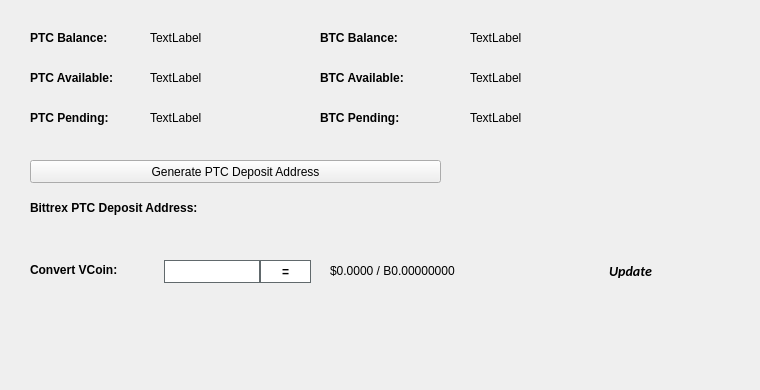
   <widget class="QWidget" name="BalanceTab">
    <attribute name="title">
     <string>Balance</string>
    </attribute>
    <widget class="QLabel" name="BitcoinBalanceLabel">
     <property name="geometry">
      <rect>
       <x>470</x>
       <y>30</y>
       <width>150</width>
       <height>16</height>
      </rect>
     </property>
     <property name="text">
      <string>TextLabel</string>
     </property>
    </widget>
    <widget class="QLabel" name="PTCBalanceLabel">
     <property name="geometry">
      <rect>
       <x>150</x>
       <y>30</y>
       <width>150</width>
       <height>16</height>
      </rect>
     </property>
     <property name="text">
      <string>TextLabel</string>
     </property>
    </widget>
    <widget class="QLabel" name="label_11">
     <property name="geometry">
      <rect>
       <x>30</x>
       <y>30</y>
       <width>101</width>
       <height>16</height>
      </rect>
     </property>
     <property name="font">
      <font>
       <weight>75</weight>
       <bold>true</bold>
      </font>
     </property>
     <property name="text">
      <string>PTC Balance:</string>
     </property>
    </widget>
    <widget class="QLabel" name="label_12">
     <property name="geometry">
      <rect>
       <x>320</x>
       <y>30</y>
       <width>101</width>
       <height>16</height>
      </rect>
     </property>
     <property name="font">
      <font>
       <weight>75</weight>
       <bold>true</bold>
      </font>
     </property>
     <property name="text">
      <string>BTC Balance:</string>
     </property>
    </widget>
    <widget class="QLabel" name="PTCAvailableLabel_2">
     <property name="geometry">
      <rect>
       <x>150</x>
       <y>70</y>
       <width>150</width>
       <height>16</height>
      </rect>
     </property>
     <property name="text">
      <string>TextLabel</string>
     </property>
    </widget>
    <widget class="QLabel" name="label_13">
     <property name="geometry">
      <rect>
       <x>30</x>
       <y>70</y>
       <width>111</width>
       <height>16</height>
      </rect>
     </property>
     <property name="font">
      <font>
       <weight>75</weight>
       <bold>true</bold>
      </font>
     </property>
     <property name="text">
      <string>PTC Available:</string>
     </property>
    </widget>
    <widget class="QLabel" name="label_14">
     <property name="geometry">
      <rect>
       <x>30</x>
       <y>110</y>
       <width>101</width>
       <height>16</height>
      </rect>
     </property>
     <property name="font">
      <font>
       <weight>75</weight>
       <bold>true</bold>
      </font>
     </property>
     <property name="text">
      <string>PTC Pending:</string>
     </property>
    </widget>
    <widget class="QLabel" name="PTCPendingLabel">
     <property name="geometry">
      <rect>
       <x>150</x>
       <y>110</y>
       <width>150</width>
       <height>16</height>
      </rect>
     </property>
     <property name="text">
      <string>TextLabel</string>
     </property>
    </widget>
    <widget class="QLabel" name="label_15">
     <property name="geometry">
      <rect>
       <x>320</x>
       <y>70</y>
       <width>111</width>
       <height>16</height>
      </rect>
     </property>
     <property name="font">
      <font>
       <weight>75</weight>
       <bold>true</bold>
      </font>
     </property>
     <property name="text">
      <string>BTC Available:</string>
     </property>
    </widget>
    <widget class="QLabel" name="BitcoinAvailableLabel">
     <property name="geometry">
      <rect>
       <x>470</x>
       <y>70</y>
       <width>150</width>
       <height>16</height>
      </rect>
     </property>
     <property name="text">
      <string>TextLabel</string>
     </property>
    </widget>
    <widget class="QLabel" name="label_31">
     <property name="geometry">
      <rect>
       <x>320</x>
       <y>110</y>
       <width>111</width>
       <height>16</height>
      </rect>
     </property>
     <property name="font">
      <font>
       <weight>75</weight>
       <bold>true</bold>
      </font>
     </property>
     <property name="text">
      <string>BTC Pending:</string>
     </property>
    </widget>
    <widget class="QLabel" name="BitcoinPendingLabel">
     <property name="geometry">
      <rect>
       <x>470</x>
       <y>110</y>
       <width>150</width>
       <height>16</height>
      </rect>
     </property>
     <property name="text">
      <string>TextLabel</string>
     </property>
    </widget>
    <widget class="QLabel" name="label_33">
     <property name="geometry">
      <rect>
       <x>30</x>
       <y>200</y>
       <width>221</width>
       <height>16</height>
      </rect>
     </property>
     <property name="font">
      <font>
       <weight>75</weight>
       <bold>true</bold>
      </font>
     </property>
     <property name="text">
      <string>Bittrex PTC Deposit Address:</string>
     </property>
    </widget>
    <widget class="QPushButton" name="GenDepositBTN">
     <property name="geometry">
      <rect>
       <x>30</x>
       <y>160</y>
       <width>411</width>
       <height>23</height>
      </rect>
     </property>
     <property name="text">
      <string>Generate PTC Deposit Address</string>
     </property>
     <property name="icon">
      <iconset resource="../purpleturtle.qrc">
       <normaloff>:/icons/bitcoin</normaloff>:/icons/bitcoin</iconset>
     </property>
    </widget>
    <widget class="QLabel" name="DepositAddressLabel">
     <property name="geometry">
      <rect>
       <x>200</x>
       <y>200</y>
       <width>261</width>
       <height>16</height>
      </rect>
     </property>
     <property name="palette">
      <palette>
       <active>
        <colorrole role="WindowText">
         <brush brushstyle="SolidPattern">
          <color alpha="255">
           <red>0</red>
           <green>0</green>
           <blue>0</blue>
          </color>
         </brush>
        </colorrole>
        <colorrole role="Text">
         <brush brushstyle="SolidPattern">
          <color alpha="255">
           <red>0</red>
           <green>0</green>
           <blue>255</blue>
          </color>
         </brush>
        </colorrole>
       </active>
       <inactive>
        <colorrole role="WindowText">
         <brush brushstyle="SolidPattern">
          <color alpha="255">
           <red>0</red>
           <green>0</green>
           <blue>0</blue>
          </color>
         </brush>
        </colorrole>
        <colorrole role="Text">
         <brush brushstyle="SolidPattern">
          <color alpha="255">
           <red>0</red>
           <green>0</green>
           <blue>255</blue>
          </color>
         </brush>
        </colorrole>
       </inactive>
       <disabled>
        <colorrole role="WindowText">
         <brush brushstyle="SolidPattern">
          <color alpha="255">
           <red>120</red>
           <green>120</green>
           <blue>120</blue>
          </color>
         </brush>
        </colorrole>
        <colorrole role="Text">
         <brush brushstyle="SolidPattern">
          <color alpha="255">
           <red>120</red>
           <green>120</green>
           <blue>120</blue>
          </color>
         </brush>
        </colorrole>
       </disabled>
      </palette>
     </property>
     <property name="font">
      <font>
       <weight>75</weight>
       <bold>true</bold>
      </font>
     </property>
     <property name="text">
      <string/>
     </property>
     <property name="alignment">
      <set>Qt::AlignRight|Qt::AlignTrailing|Qt::AlignVCenter</set>
     </property>
     <property name="textInteractionFlags">
      <set>Qt::LinksAccessibleByMouse|Qt::TextSelectableByKeyboard|Qt::TextSelectableByMouse</set>
     </property>
    </widget>
    <widget class="QLabel" name="label_8">
     <property name="geometry">
      <rect>
       <x>460</x>
       <y>300</y>
       <width>281</width>
       <height>81</height>
      </rect>
     </property>
     <property name="text">
      <string/>
     </property>
     <property name="pixmap">
      <pixmap>:/images/bittrex</pixmap>
     </property>
    </widget>
    <widget class="QWidget" name="widgetConversion" native="true">
     <property name="geometry">
      <rect>
       <x>0</x>
       <y>250</y>
       <width>751</width>
       <height>43</height>
      </rect>
     </property>
     <property name="minimumSize">
      <size>
       <width>0</width>
       <height>43</height>
      </size>
     </property>
     <property name="styleSheet">
      <string notr="true"/>
     </property>
     <widget class="QPushButton" name="btnUpdateMarketData">
      <property name="geometry">
       <rect>
        <x>575</x>
        <y>0</y>
        <width>111</width>
        <height>41</height>
       </rect>
      </property>
      <property name="sizePolicy">
       <sizepolicy hsizetype="Expanding" vsizetype="Expanding">
        <horstretch>0</horstretch>
        <verstretch>0</verstretch>
       </sizepolicy>
      </property>
      <property name="font">
       <font>
        <family>calibri</family>
        <pointsize>-1</pointsize>
        <weight>75</weight>
        <italic>true</italic>
        <bold>true</bold>
       </font>
      </property>
      <property name="styleSheet">
       <string notr="true">margin:0px;text-align:center;padding:2px;border-radius:3px;font-style:italic;width:100px;font-size:14px;font-family:calibri;font-weight:600;</string>
      </property>
      <property name="text">
       <string>Update</string>
      </property>
      <property name="iconSize">
       <size>
        <width>150</width>
        <height>35</height>
       </size>
      </property>
      <property name="autoDefault">
       <bool>true</bool>
      </property>
      <property name="default">
       <bool>true</bool>
      </property>
     </widget>
     <widget class="QLabel" name="lblConvertVCoin">
      <property name="geometry">
       <rect>
        <x>30</x>
        <y>10</y>
        <width>131</width>
        <height>20</height>
       </rect>
      </property>
      <property name="styleSheet">
       <string notr="true"/>
      </property>
      <property name="text">
       <string>&lt;html&gt;&lt;head/&gt;&lt;body&gt;&lt;p&gt;&lt;span style=&quot; font-weight:600;&quot;&gt;Convert VCoin:&lt;/span&gt;&lt;/p&gt;&lt;/body&gt;&lt;/html&gt;</string>
      </property>
     </widget>
     <widget class="QLineEdit" name="txtConvertVCoinQty">
      <property name="geometry">
       <rect>
        <x>160</x>
        <y>10</y>
        <width>100</width>
        <height>23</height>
       </rect>
      </property>
      <property name="minimumSize">
       <size>
        <width>100</width>
        <height>23</height>
       </size>
      </property>
      <property name="maximumSize">
       <size>
        <width>100</width>
        <height>16777215</height>
       </size>
      </property>
      <property name="styleSheet">
       <string notr="true">border: 1px solid #61696c;margin-left:4px;</string>
      </property>
     </widget>
     <widget class="QPushButton" name="btnConvertPTC">
      <property name="geometry">
       <rect>
        <x>260</x>
        <y>10</y>
        <width>51</width>
        <height>23</height>
       </rect>
      </property>
      <property name="minimumSize">
       <size>
        <width>0</width>
        <height>23</height>
       </size>
      </property>
      <property name="styleSheet">
       <string notr="true">border:1px solid #61696c;background:white;font-weight:600;</string>
      </property>
      <property name="text">
       <string>=</string>
      </property>
     </widget>
     <widget class="QLabel" name="lblConvertVCoinResults">
      <property name="geometry">
       <rect>
        <x>330</x>
        <y>0</y>
        <width>201</width>
        <height>41</height>
       </rect>
      </property>
      <property name="styleSheet">
       <string notr="true"/>
      </property>
      <property name="text">
       <string>$0.0000 / B0.00000000</string>
      </property>
     </widget>
     <widget class="QLabel" name="iconOverviewUpdateWait">
      <property name="geometry">
       <rect>
        <x>670</x>
        <y>10</y>
        <width>24</width>
        <height>24</height>
       </rect>
      </property>
      <property name="text">
       <string/>
      </property>
      <property name="pixmap">
       <pixmap resource="../purpleturtle.qrc">:/icons/transaction_1</pixmap>
      </property>
      <property name="scaledContents">
       <bool>true</bool>
      </property>
      <property name="alignment">
       <set>Qt::AlignCenter</set>
      </property>
     </widget>
    </widget>
   </widget>
